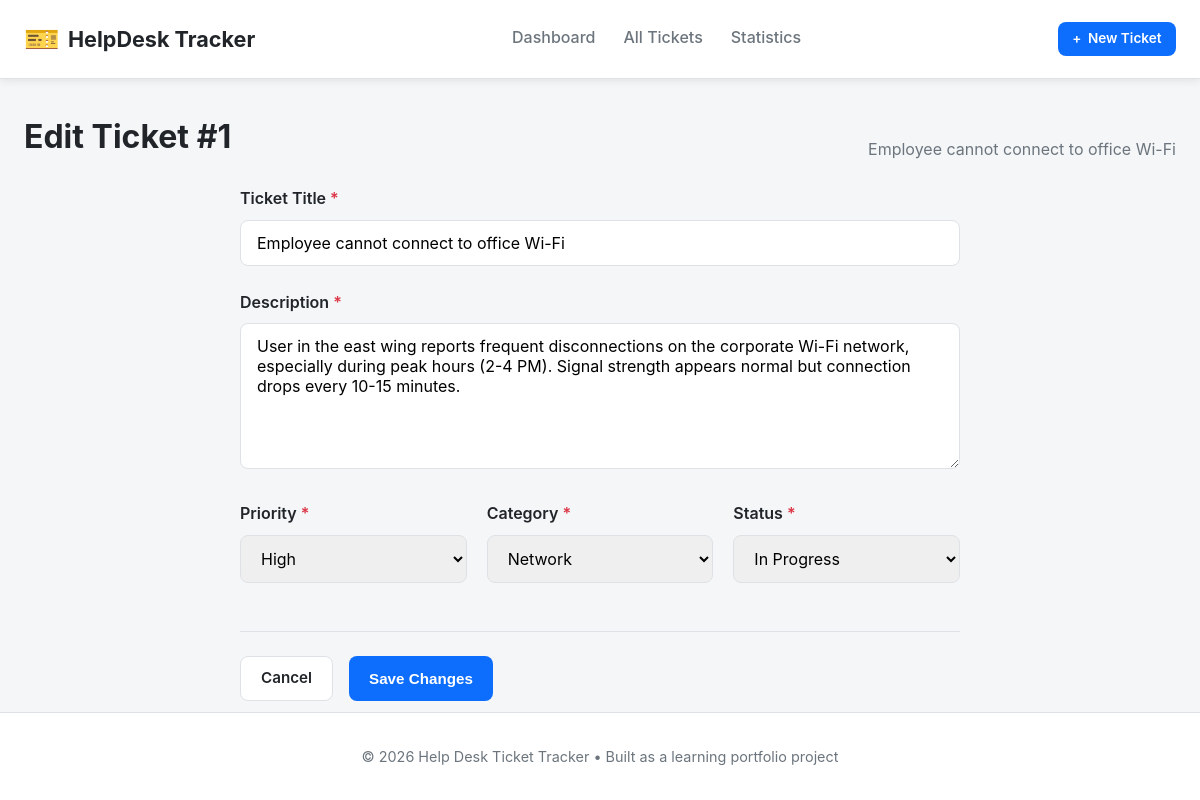
The page /tickets/1/edit on the database its author committed.
### models.py (models this page shows, shortened)
class Ticket(db.Model):
    __tablename__ = 'tickets'
    id = db.Column(db.Integer, primary_key=True)
    title = db.Column(db.String(200), nullable=False)
    description = db.Column(db.Text, nullable=False)
    priority = db.Column(db.String(20), nullable=False)
    category = db.Column(db.String(30), nullable=False)
    status = db.Column(db.String(20), nullable=False, default='Open')
    created_at = db.Column(db.DateTime, default=datetime.utcnow)
    updated_at = db.Column(db.DateTime, default=datetime.utcnow, onupdate=datetime.utcnow)
    notes = db.relationship(
        'TroubleshootingNote',
        backref='ticket',
        lazy='dynamic',
        cascade='all, delete-orphan'
    )

### app.py (the view, shortened to what this page needs)
    @app.route('/tickets/<int:ticket_id>/edit', methods=['GET', 'POST'])
    def edit_ticket(ticket_id):
        ticket = Ticket.query.get_or_404(ticket_id)
        return render_template('edit_ticket.html', ticket=ticket,
                               allowed_priorities=ALLOWED_PRIORITIES,
                               allowed_categories=ALLOWED_CATEGORIES,
                               allowed_statuses=ALLOWED_STATUSES)

### app.py (called while the page is built)
def create_app():
    app = Flask(__name__)
    app.config['SECRET_KEY'] = 'dev-secret-key-change-this-in-production'
    app.config['SQLALCHEMY_DATABASE_URI'] = 'sqlite:///' + os.path.join(app.instance_path, 'tickets.db')
    app.config['SQLALCHEMY_TRACK_MODIFICATIONS'] = False
    os.makedirs(app.instance_path, exist_ok=True)
    db.init_app(app)
    register_routes(app)
    register_error_handlers(app)
    @app.context_processor
    def inject_global_vars():
        return {'current_year': datetime.utcnow().year}
    return app

### templates/edit_ticket.html (shortened to what this page needs)
{% extends "base.html" %}
{% block content %}
<div class="page-header">
    <h1>Edit Ticket #{{ ticket.id }}</h1>
    <p class="subtitle">{{ ticket.title }}</p>
</div>
<div class="form-container">
    <form method="post" action="{{ url_for('edit_ticket', ticket_id=ticket.id) }}" class="ticket-form">
        <div class="form-group">
            <label for="title">Ticket Title <span class="required">*</span></label>
            <input type="text"
                   id="title"
                   name="title"
                   value="{{ ticket.title }}"
                   required>
        </div>
        <div class="form-group">
            <label for="description">Description <span class="required">*</span></label>
            <textarea id="description"
                      name="description"
                      rows="6"
                      required>{{ ticket.description }}</textarea>
        </div>
        <div class="form-row">
            <div class="form-group">
                <label for="priority">Priority <span class="required">*</span></label>
                <select id="priority" name="priority" required>
                    {% for p in allowed_priorities %}
                        <option value="{{ p }}" {% if ticket.priority == p %}selected{% endif %}>
                            {{ p }}
                        </option>
                    {% endfor %}
                </select>
            </div>
            <div class="form-group">
                <label for="category">Category <span class="required">*</span></label>
                <select id="category" name="category" required>
                    {% for c in allowed_categories %}
                        <option value="{{ c }}" {% if ticket.category == c %}selected{% endif %}>
                            {{ c }}
                        </option>
                    {% endfor %}
                </select>
            </div>
            <div class="form-group">
                <label for="status">Status <span class="required">*</span></label>
                <select id="status" name="status" required>
                    {% for s in allowed_statuses %}
                        <option value="{{ s }}" {% if ticket.status == s %}selected{% endif %}>
                            {{ s }}
                        </option>
                    {% endfor %}
                </select>
            </div>
        </div>
        <div class="form-actions">
            <a href="{{ url_for('ticket_details', ticket_id=ticket.id) }}" class="btn btn-secondary">Cancel</a>
            <button type="submit" class="btn btn-primary">Save Changes</button>
        </div>
    </form>
</div>
{% endblock %}

### static/css/style.css (style rules this page uses)
:root { --primary: #0d6efd; --primary-dark: #0a58ca; --success: #198754; --warning: #ffc107; --danger: #dc3545; --info: #0dcaf0; --dark: #212529; --light: #f8f9fa; --gray: #6c757d; --border: #dee2e6; --shadow: 0 2px 8px rgba(0, 0, 0, 0.08); --shadow-hover: 0 4px 12px rgba(0, 0, 0, 0.12); --radius: 8px; --transition: all 0.2s ease; }
* { margin: 0; padding: 0; box-sizing: border-box; }
body { font-family: -apple-system, BlinkMacSystemFont, "Segoe UI", Roboto, "Helvetica Neue", Arial, sans-serif; line-height: 1.6; color: var(--dark); background-color: #f4f6f8; min-height: 100vh; display: flex; flex-direction: column; }
.btn { display: inline-flex; align-items: center; justify-content: center; gap: 0.4rem; padding: 0.6rem 1.25rem; border: none; border-radius: var(--radius); font-size: 0.95rem; font-weight: 600; text-decoration: none; cursor: pointer; transition: var(--transition); white-space: nowrap; }
.btn-primary { background-color: var(--primary); color: white; }
.btn-secondary { background-color: white; color: var(--dark); border: 1px solid var(--border); }
.page-header { margin: 2rem 0 1.5rem; display: flex; justify-content: space-between; align-items: flex-end; flex-wrap: wrap; gap: 1rem; }
.page-header h1 { font-size: 2rem; font-weight: 700; color: var(--dark); }
.subtitle { color: var(--gray); margin-top: 0.25rem; }
.form-container { max-width: 720px; margin: 0 auto; }
.ticket-form .form-group { margin-bottom: 1.5rem; }
.ticket-form label { display: block; font-weight: 600; margin-bottom: 0.5rem; color: var(--dark); }
.required { color: var(--danger); }
.ticket-form input, .ticket-form textarea, .ticket-form select { width: 100%; padding: 0.75rem 1rem; border: 1px solid var(--border); border-radius: var(--radius); font-size: 1rem; font-family: inherit; transition: var(--transition); }
.form-row { display: grid; grid-template-columns: repeat(auto-fit, minmax(200px, 1fr)); gap: 1.25rem; }
.form-actions { display: flex; gap: 1rem; margin-top: 1.5rem; padding-top: 1.5rem; border-top: 1px solid var(--border); }

### rows shown on the page
Ticket: id "1", title "Employee cannot connect to office Wi-Fi", description "User in the east wing reports frequent disconnections on the corporate Wi-Fi network, especially during peak hours (2-4 PM). Signal strength appears normal but connection drops every 10-15 minutes.", priority "High", category "Network", status "In Progress"
